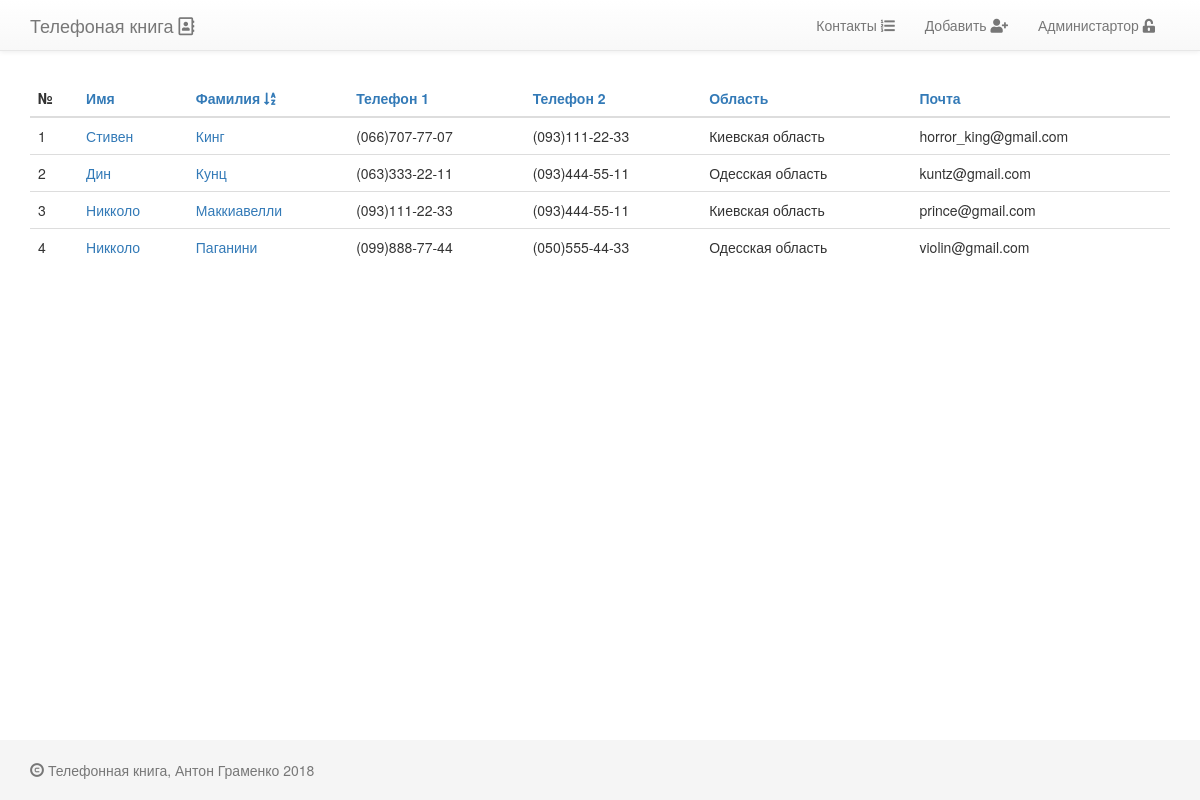
/?order_by=surname, run on the app's committed database.
### contacts/models.py (models this page shows, shortened)
class PhoneBookPerson(models.Model):
    name            = models.CharField(max_length=64, blank=False, null=False, verbose_name=u'Имя')
    surname         = models.CharField(max_length=64, blank=False, null=False, verbose_name=u'Фамилия')
    slug            = models.SlugField(max_length=128)
    phone_number_1  = models.CharField(max_length=25, blank=True, verbose_name=u'Телефон 1',
                                       help_text=u'Выберите или добавьте номер в формате (0__)___-__-__')
    phone_number_2  = models.CharField(max_length=25, blank=True, verbose_name=u'Телефон 2',
                                       help_text=u'Выберите или добавьте номер в формате (0__)___-__-__')
    email           = models.EmailField(unique=True)
    active          = models.BooleanField(default=True, verbose_name=u'Активный')
    created         = models.DateTimeField(auto_now=True, auto_now_add=False, verbose_name=u'Создан')
    updated         = models.DateTimeField(auto_now=False, auto_now_add=True, verbose_name=u'Обновлен')
    region          = models.CharField(max_length=50, verbose_name=u'Область',
                                       help_text=u'Выберите или добавьте область проживания. Например: Киевская область')
    class Meta:
        verbose_name        = 'Контактное лицо'
        verbose_name_plural = 'Контактные лица'
        ordering            = ('-name',)
    def get_absolute_url(self):
        return reverse('contacts:contact_detail', kwargs={'slug': self.slug,
                                                          'pk': self.pk
                                                          })

### contacts/views.py (the view)
# urls.py: url(r'^$', PhoneBookPersonListView.as_view(), name='contact_list'),
class PhoneBookPersonListView(ListView):
    model               = PhoneBookPerson
    template_name       = 'contacts/contact_list.html'
    context_object_name = 'contact_list'
    paginate_by         = 10
    def get_queryset(self):
        queryset = PhoneBookPerson.objects.filter(active=True)
        order_by = self.request.GET.get('order_by', '')
        if order_by in ('name', 'surname', 'phone_number_1', 'phone_number_2', 'region', 'email'):
            queryset = queryset.order_by(order_by).distinct()
            if self.request.GET.get('reverse', '') == '1':
                queryset = queryset.reverse().distinct()
        return queryset
    def get_context_data(self, **kwargs):
        context = super(PhoneBookPersonListView, self).get_context_data()
        context['head_title'] = 'Список'
        return context

### templates/contacts/contact_list.html (shortened to what this page needs)
{% extends 'base.html' %}
{% load staticfiles %}
{% block content %}
    <br>
    <table class="table table-hover">
        {% with order_by=request.GET.order_by reverse=request.GET.reverse %}
        <thead>
            <tr>
                <th>№</th>
                <th>
                    <a href="{% url 'contacts:contact_list' %}?order_by=name{% if order_by == 'name' and reverse != '1' %}&amp;reverse=1{% endif %}">
                        Имя
                    </a>
                </th>
                <th>
                    <a href="{% url 'contacts:contact_list' %}?order_by=surname{% if order_by == 'surname' and reverse != '1' %}&amp;reverse=1{% endif %}">
                        Фамилия {% if order_by == 'surname' and request.GET.reverse != '1' %}<i class="fas fa-sort-alpha-down"></i>
                           {% elif order_by == 'surname' and request.GET.reverse == '1' %}<i class="fas fa-sort-alpha-up"></i>
                           {% endif %}
                    </a></th>
                <th>
                    <a href="{% url 'contacts:contact_list' %}?order_by=phone_number_1{% if order_by == 'phone_number_1' and reverse != '1' %}&amp;reverse=1{% endif %}">
                        Телефон 1
                    </a></th>
                <th>
                    <a href="{% url 'contacts:contact_list' %}?order_by=phone_number_2{% if order_by == 'phone_number_2' and reverse != '1' %}&amp;reverse=1{% endif %}">
                        Телефон 2
                    </a></th>
                <th>
                    <a href="{% url 'contacts:contact_list' %}?order_by=region{% if order_by == 'region' and reverse != '1' %}&amp;reverse=1{% endif %}">
                        Область
                    </a></th>
                <th>
                    <a href="{% url 'contacts:contact_list' %}?order_by=email{% if order_by == 'email' and reverse != '1' %}&amp;reverse=1{% endif %}">
                        Почта
                    </a>
                </th>
            </tr>
        </thead>
        {% endwith %}
        <tbody>
        {% for contact in contact_list %}
            <tr>
                <td>{{ forloop.counter}}</td>
                <td>
                    <span class="pull-left">
                        <a href="{{ contact.get_absolute_url }}">{{ contact.name }}</a>
                    </span>
                </td>
                <td>
                    <span class="pull-left">
                        <a href="{{ contact.get_absolute_url }}">{{ contact.surname }}</a>
                    </span>
                </td>
                <td>
                    <span class="pull-left">
                        {% if contact.phone_number_1 %}{{ contact.phone_number_1 }}{% else %}не указано{% endif %}
                    </span>
                </td>
                <td>
                    <span class="pull-left">
                        {% if contact.phone_number_2 %}{{ contact.phone_number_2 }}{% else %}не указано{% endif %}
                    </span>
                </td>
                <td>
                    <span class="pull-left">{{ contact.region }}</span>
                </td>
                <td>
                    <span class="pull-left">{{ contact.email }}</span>
                </td>
            </tr>
        {% empty %}
            <tr>
                <td colspan="7">
                    <span class="center">No contacts here yet</span>
                </td>
            </tr>
        {% endfor %}
        </tbody>
    </table>
{% endblock content %}

### project_static/static/css/base.css (style rules this page uses)
html { position: relative; min-height: 100%; }
body { margin-bottom: 60px; }

### data on the page
PhoneBookPerson: name "Стивен", surname "Кинг", phone_number_1 "(066)707-77-07", phone_number_2 "(093)111-22-33", region "Киевская область", email "horror_king@gmail.com"
PhoneBookPerson: name "Дин", surname "Кунц", phone_number_1 "(063)333-22-11", phone_number_2 "(093)444-55-11", region "Одесская область", email "kuntz@gmail.com"
PhoneBookPerson: name "Никколо", surname "Маккиавелли", phone_number_1 "(093)111-22-33", phone_number_2 "(093)444-55-11", region "Киевская область", email "prince@gmail.com"
PhoneBookPerson: name "Никколо", surname "Паганини", phone_number_1 "(099)888-77-44", phone_number_2 "(050)555-44-33", region "Одесская область", email "violin@gmail.com"
